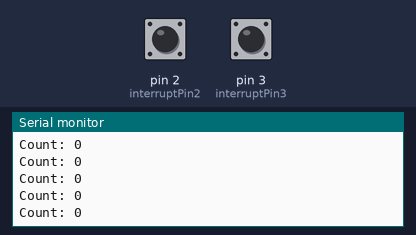
Recording of a sketch running on a simulated Arduino Uno, built with avr-gcc and run on an emulated ATmega328P. Shown: the last lines printed to the serial monitor. The inputs (shaded band) are chosen by the test bench; at power-on: pin 2 (interruptPin2) HIGH, pin 3 (interruptPin3) HIGH.

Above: at 1.2 s.
1.3 s: pin 2 (interruptPin2) pulled LOW for 0.15 s
At 2.0 s:
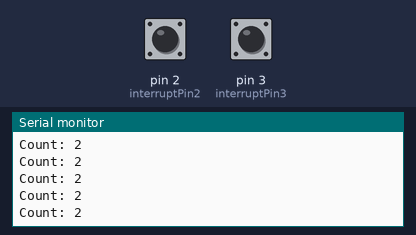
4.4 s: pin 3 (interruptPin3) pulled LOW for 0.15 s
At 5.0 s:
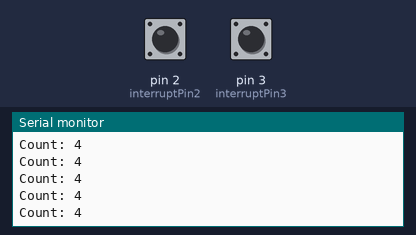
7.5 s: pin 2 (interruptPin2) pulled LOW for 1 s
At 8.2 s:
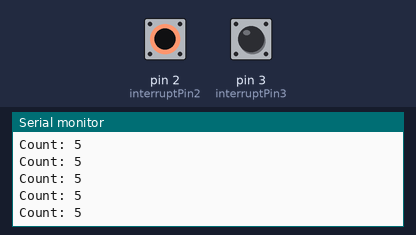
11.5 s: pin 3 (interruptPin3) pulled LOW for 1 s
At 12.1 s:
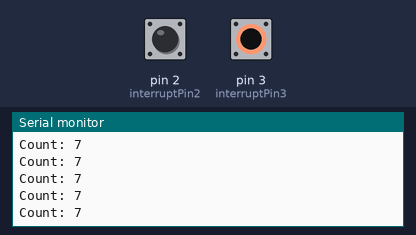
14.0 s: pin 2 (interruptPin2) pulled LOW for 1 s
At 14.7 s:
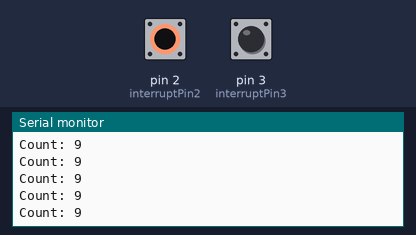
Timing chart, 0 to 17.0 s (numbered marks = the images above; inputs shaded):
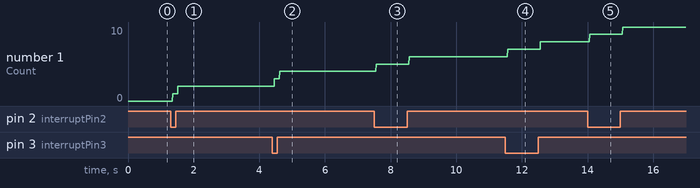

The sketch:

Arduino_PhotoResistor_1.ino
```cpp
//The used pin and a counter
int interruptPin2 = 2;
int interruptPin3 = 3;
volatile int counter = 0;

void setup() {
  //Declares that the pin is being used for detecting inputs,
  //while activating the pins build in pull-up resistor
  pinMode(interruptPin2, INPUT_PULLUP);
  pinMode(interruptPin3, INPUT_PULLUP);
  attachInterrupt(digitalPinToInterrupt(interruptPin2), count, CHANGE);
  attachInterrupt(digitalPinToInterrupt(interruptPin3), count, CHANGE);

  //Activates Serial
  Serial.begin(9600);
}

void loop() {
  //Beware that the usage Serial can disturb interrupt services
  Serial.print("Count: ");
  Serial.println(counter);
}

//Fires when the used pin changes from HIGH->LOW or LOW->HIGH
void count() {
  counter++;
}
```

Measured:
- after the input at 1.3 s, the serial monitor: prints a new line after 0.06 s (image 1)
- after the input at 4.4 s, the serial monitor: prints a new line after 0.06 s (image 2)
- after the input at 7.5 s, the serial monitor: prints a new line after 0.06 s (image 3)
- after the input at 11.5 s, the serial monitor: prints a new line after 0.07 s (image 4)
- after the input at 14.0 s, the serial monitor: prints a new line after 0.06 s (image 5)
- plotted number 1: 0 → 2 after the input at 1.3 s, 2 → 4 after the input at 4.4 s, 4 → 6 after the input at 7.5 s, 6 → 8 after the input at 11.5 s, 8 → 10 after the input at 14.0 s
